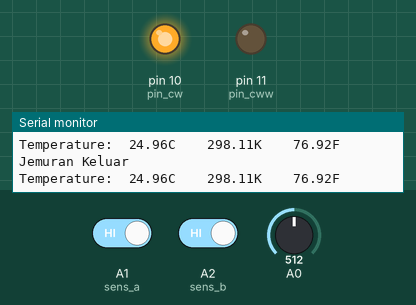
This sketch was run on a simulated Arduino Uno, built with avr-gcc and run on an emulated ATmega328P. Parts: output pins drawn as LEDs (lit = HIGH), the last lines printed to the serial monitor. The test bench sets the inputs (shaded band); at power-on: A0 = 512, A1 (sens_a) HIGH, A2 (sens_b) HIGH.

Above: at 1.3 s.
1.4 s: A0 set to 411
3.2 s: A0 set to 392
At 4.7 s:
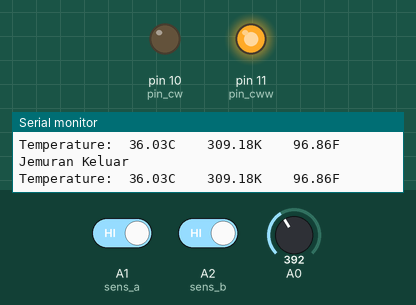
5.5 s: A0 set to 511
At 6.5 s:
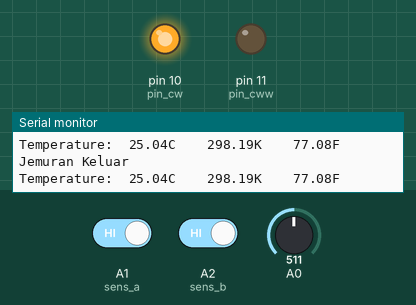
7.5 s: A0 set to 306
At 8.3 s:
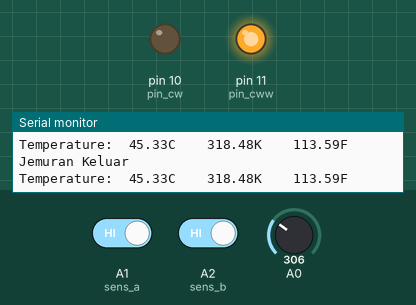
Timing chart, 0 to 10.5 s (numbered marks = the images above; inputs shaded):
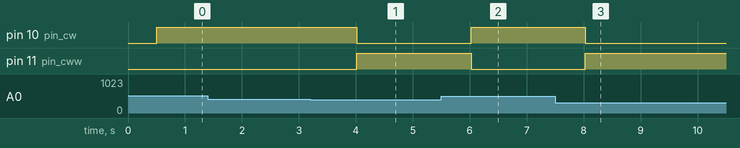

The sketch:

thermistor_motor.ino
```cpp
#define pin_cw 10
#define pin_cww 11
int sens_a = A1;
int sens_b = A2;

int pwm = 0;

#define RT0 10000   // Ω
#define B 3977      // K

#define VCC 5    //Supply voltage
#define R 10000  //R=10KΩ

//Variables
float RT, VR, ln, TX, T0, VRT;

void setup() {
  // put your setup code here, to run once:
pinMode(pin_cw,OUTPUT);
pinMode(pin_cww,OUTPUT);
pinMode(sens_a, INPUT_PULLUP);
pinMode(sens_b, INPUT_PULLUP);
Serial.begin(9600);
T0 = 25 + 273.15;

}

void loop() {
  // put your main code here, to run repeatedly:
  suhu();
  if (TX >= 35.00){
  digitalWrite(pin_cww,HIGH);
  digitalWrite(pin_cw,LOW);
  Serial.println("Jemuran Keluar");
  if(digitalRead(sens_a)==LOW){
  digitalWrite(pin_cw,LOW);
  digitalWrite(pin_cww,LOW);
  }
  }
  else{
  digitalWrite(pin_cww,LOW);
  digitalWrite(pin_cw,HIGH);
  Serial.println("Jemuran Keluar");
 if(digitalRead(sens_b)==LOW){
  digitalWrite(pin_cw,LOW);
  digitalWrite(pin_cww,LOW);
  }
}
}
void suhu(){
  VRT = analogRead(A0);              //Acquisition analog value of VRT
  VRT = (5.00 / 1023.00) * VRT;      //Conversion to voltage
  VR = VCC - VRT;
  RT = VRT / (VR / R);               //Resistance of RT

  ln = log(RT / RT0);
  TX = (1 / ((ln / B) + (1 / T0))); //Temperature from thermistor

  TX = TX - 273.15;                 //Conversion to Celsius

  Serial.print("Temperature:");
  Serial.print("\t");
  Serial.print(TX);
  Serial.print("C\t\t");
  Serial.print(TX + 273.15);        //Conversion to Kelvin
  Serial.print("K\t\t");
  Serial.print((TX * 1.8) + 32);    //Conversion to Fahrenheit
  Serial.println("F");
  delay(500);

}
```

Measured:
- the behaviour switches between 403 and 402 on A0 (found by bisection; images 0 and 1)
- after the input at 3.2 s, pin 10 (pin_cw): HIGH → LOW after 0.82 s; pin 11 (pin_cww): LOW → HIGH after 0.82 s
- after the input at 5.5 s, pin 10 (pin_cw): LOW → HIGH after 0.52 s; pin 11 (pin_cww): HIGH → LOW after 0.52 s
- after the input at 7.5 s, pin 10 (pin_cw): HIGH → LOW after 0.53 s; pin 11 (pin_cww): LOW → HIGH after 0.53 s
